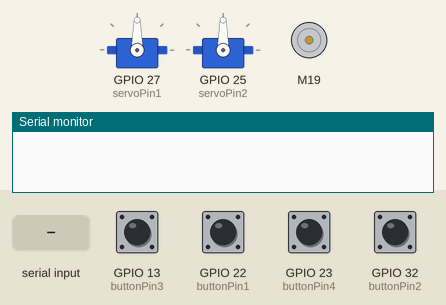
The sketch below on a simulated ESP32. Shown: 2 × servo, DC motor (green arrow = forward, orange = backward, longer = faster), the last lines printed to the serial monitor. Inputs (shaded band) come from the test bench; at power-on: GPIO 13 (buttonPin3), GPIO 22 (buttonPin1), GPIO 23 (buttonPin4), GPIO 32 (buttonPin2) HIGH.

Above: at 1.2 s.
1.3 s: GPIO 13 (buttonPin3) pulled LOW for 0.15 s
At 2.0 s:
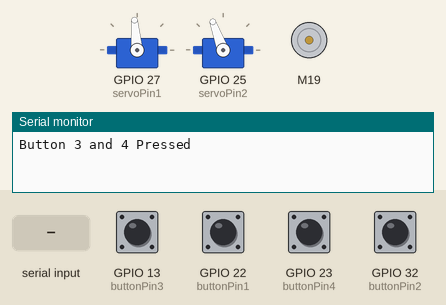
2.9 s: "1\n" received over Serial
At 3.6 s:
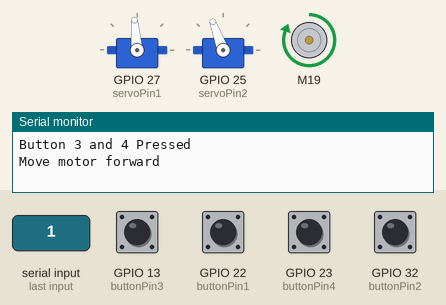
4.4 s: GPIO 22 (buttonPin1) pulled LOW for 0.15 s
At 5.6 s:
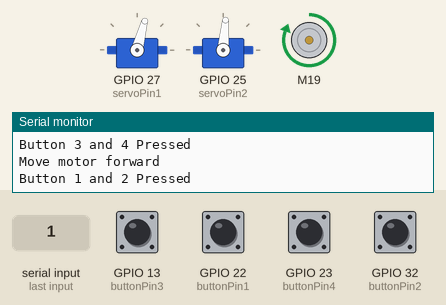
6.0 s: "2\n" received over Serial
At 7.2 s:
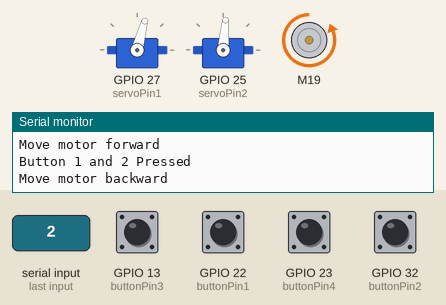
7.5 s: GPIO 32 (buttonPin2) pulled LOW for 0.15 s
At 8.0 s:
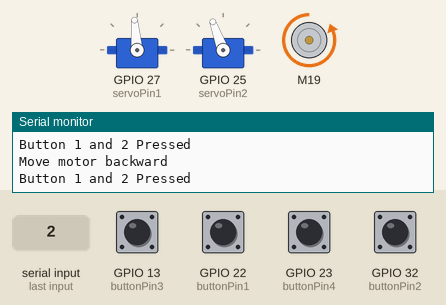
9.1 s: GPIO 13 (buttonPin3) pulled LOW for 1 s
At 10.4 s:
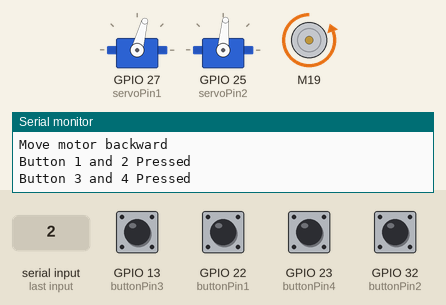
Timing chart, 0 to 12.1 s (numbered marks = the images above; inputs shaded):
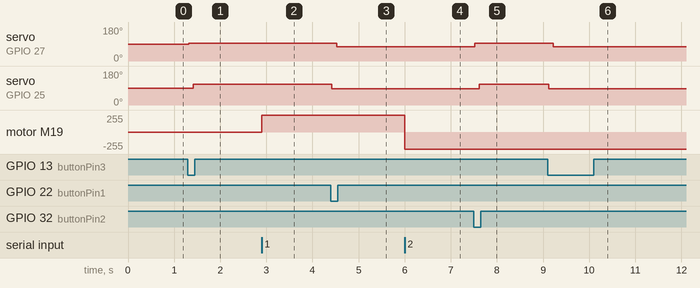

The sketch:

testingRobotEachCycle.ino
```cpp
#include <ESP32Servo.h>
#include <L298N.h>
#include <ezButton.h>

int servoPin1 = 27;
int servoPin2 = 25;
int ENA = 18;
int IN1 = 19;
int IN2 = 21;
int buttonPin1 = 22;
int buttonPin2 = 32;
int buttonPin3 = 13;
int buttonPin4 = 23;

int grip25Deg = 85;
int grip35Deg = 95  ;
int release25Deg = 110;
int release35Deg = 75;
int open35Deg = 10;
int open25Deg = 160;
int delayGripper = 100;

int flag = 0;
int flag2 = 0;

Servo servo1;
Servo servo2;
L298N dcMotor1(ENA, IN1, IN2);
ezButton button1(buttonPin1);
ezButton button2(buttonPin2);
ezButton button3(buttonPin3);
ezButton button4(buttonPin4);

void setup() {
  Serial.begin(115200);
  servo1.attach(servoPin1); //servo 35
  servo2.attach(servoPin2);
  button1.setDebounceTime(20);
  button2.setDebounceTime(20);
  button3.setDebounceTime(20);
  button4.setDebounceTime(20);
  ledcAttachChannel(ENA, 5000, 8, 8);
  dcMotor1.setSpeed(255);
}

void loop() {
  button1.loop();
  button2.loop();
  button3.loop();
  button4.loop();


  if(flag == 0){
    if (button1.isPressed() || button2.isPressed()) {
    servo2.write(grip25Deg);
    delay(delayGripper);
    servo1.write(release35Deg);
    Serial.println("Button 1 and 2 Pressed");
  }

    if (button3.isPressed() || button4.isPressed()) {
      servo1.write(grip35Deg);
      delay(delayGripper);
      servo2.write(release25Deg);
      Serial.println("Button 3 and 4 Pressed");
    }
  }else{
    if (button1.isPressed() || button2.isPressed()) {
      servo1.write(grip35Deg);
      delay(delayGripper);
      servo2.write(release25Deg);
      Serial.println("Button 1 and 2 Pressed");
  }

  if (button3.isPressed() || button4.isPressed()) {
      servo2.write(grip25Deg);
      delay(delayGripper);
      servo1.write(release35Deg);
      Serial.println("Button 3 and 4 Pressed");
    }
  }

  if(Serial.available()>0){
    int input = Serial.parseInt();

    if(input == 1){
      dcMotor1.forward();
      Serial.println("Move motor forward");
      flag = 0;
    }else if(input == 2){
      dcMotor1.backward();
      Serial.println("Move motor backward");
      flag = 1;
    }else if(input == 3){
      servo1.write(grip35Deg);
      delay(250);
      servo2.write(release25Deg);
      Serial.println("Gripper 1 grip, Gripper 2 Release");
    }else if(input == 4){
      servo2.write(grip25Deg);
      delay(250);
      servo1.write(release35Deg);
      Serial.println("Gripper 1 release, Gripper 2 grip");
    }else if(input == 5){
      servo1.write(grip35Deg);
      servo2.write(grip25Deg);
      Serial.println("both gripper grip");
    }else if(input == 6){
      servo1.write(release35Deg);
      servo2.write(release25Deg);
      Serial.println("both gripper release");
    }else if(input == 7){
      servo1.write(open35Deg);
      servo2.write(open25Deg);
      Serial.println("both gripper open");
    }else if(input == 8){
      dcMotor1.stop();
      Serial.println("Motor Stop");
    }
  }
}
```

Measured:
- after the input at 1.3 s, servo on GPIO 27 (servoPin1): 90° → 95° at once; servo on GPIO 25 (servoPin2): 90° → 110° after 0.12 s
- after the input at 2.9 s, motor M19: stopped → forward 255/255 at once
- after the input at 4.4 s, servo on GPIO 27 (servoPin1): 95° → 75° after 0.12 s; servo on GPIO 25 (servoPin2): 110° → 85° at once
- after the input at 6.0 s, motor M19: forward 255/255 → backward 255/255 at once
- after the input at 7.5 s, servo on GPIO 27 (servoPin1): 75° → 95° at once; servo on GPIO 25 (servoPin2): 85° → 110° after 0.12 s
- after the input at 9.1 s, servo on GPIO 27 (servoPin1): 95° → 75° after 0.12 s; servo on GPIO 25 (servoPin2): 110° → 85° at once
